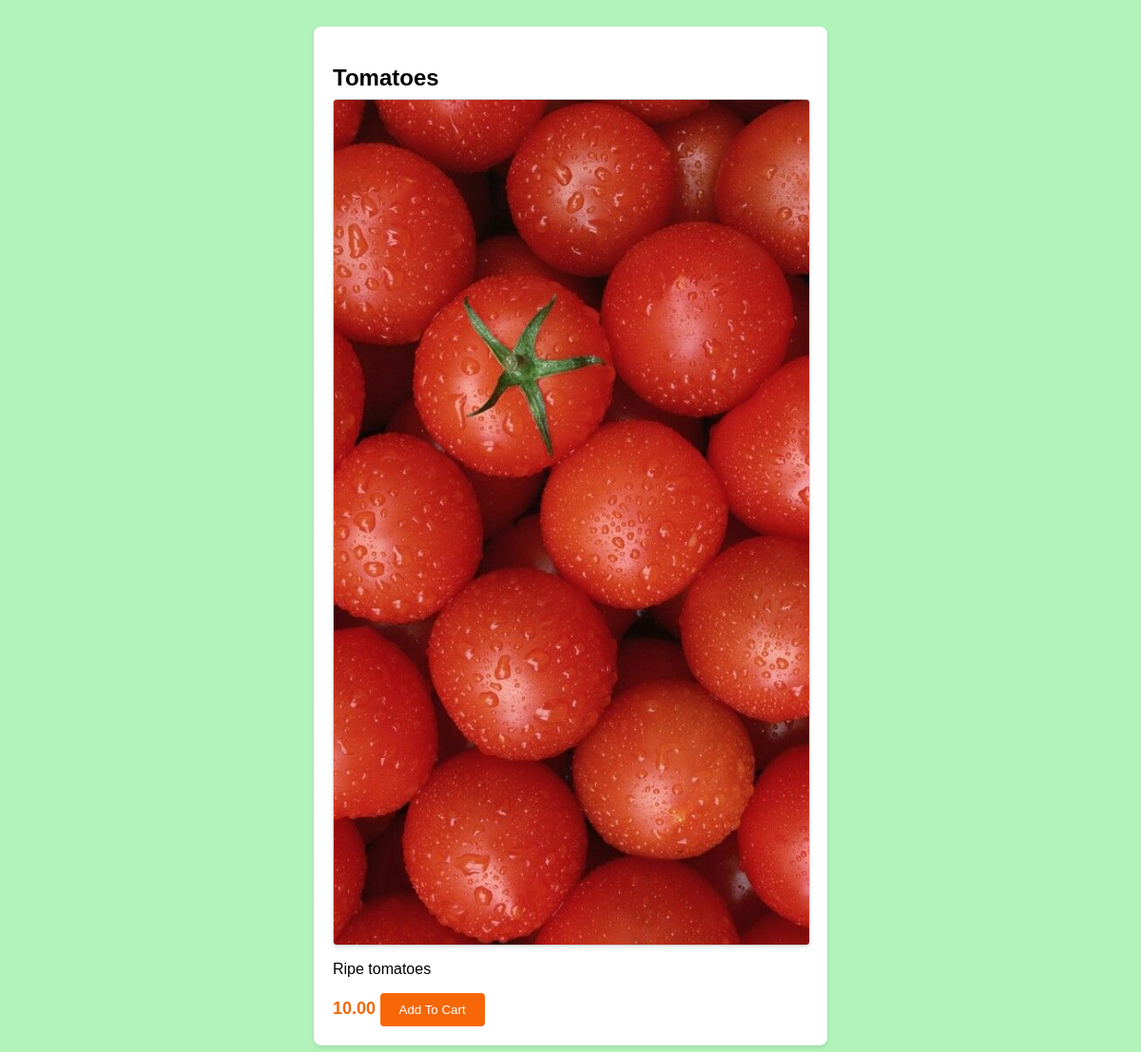
Page /inventory/products/9/ on the committed database.
### inventory/models.py (models this page shows)
class Product(models.Model):
    vendor = models.ForeignKey(Vendor, null = True, on_delete = models.CASCADE)
    name=models.CharField(max_length=32)
    price=models.DecimalField(max_digits=8,decimal_places=2)
    stock=models.PositiveBigIntegerField()
    image=models.ImageField()
    description=models.TextField()
    date_created=models.DateTimeField(auto_now_add=True)
    date_updated=models.DateTimeField(auto_now=True)

### inventory/views.py (the view)
# urls.py: path("products/<int:id>/", product_detail, name="product_detail_view"),
def product_detail(request, id):
    product = Product.objects.get(id=id)
    return render(request, "inventory/product_detail.html", {"product": product})

### templates/inventory/product_detail.html (shortened to what this page needs)
<!DOCTYPE html>
<html lang="en">
<head>
</head>
<body>
    <div class="product-container">
        <h2 class="product-title">{{product.name}}</h2>
        <img src="{{product.image.url}}" alt="{{product.name}}" class="product-image" />
        <p class="product-description">{{product.description}}</p>
        <span class="product-price">{{product.price}}</span>
        <button class="add-to-cart-btn">Add To Cart</button>
    </div>
</body>
</html>

### templates/inventory/product_detail.html (style rules this page uses)
body { font-family: Arial, sans-serif; background-color:#b2f2bb; padding: 20px; }
.product-container { max-width: 500px; margin: 0 auto; background-color: #fff; padding: 20px; border-radius: 8px; box-shadow: 0 2px 4px rgba(0, 0, 0, 0.1); }
.product-container img { max-width: 100%; display: block; margin-bottom: 16px; border: 1px solid #ccc; border-radius: 4px; box-shadow: 0 2px 4px rgba(0, 0, 0, 0.1); }
.product-title { font-size: 24px; font-weight: bold; margin-bottom: 8px; }
.product-description { margin-bottom: 16px; }
.product-price { font-size: 18px; font-weight: bold; color: #f76707; }
.add-to-cart-btn { background-color: #f76707; color: #fff; border: none; padding: 10px 20px; border-radius: 4px; cursor: pointer; }

### rows in the picture
Product: name "Tomatoes", image (picture), description "Ripe tomatoes", price "10.00"
